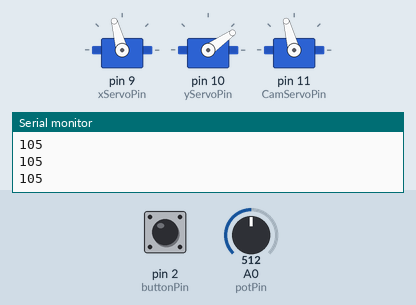
A sketch run on a simulated Arduino Uno, built with avr-gcc and run on an emulated ATmega328P. Parts: 3 × servo, the last lines printed to the serial monitor. The test bench sets the inputs (shaded band); at power-on: A0 (potPin) = 512, pin 2 (buttonPin) LOW.

Above: at 1.2 s.
1.3 s: A0 (potPin) set to 716
At 2.5 s:
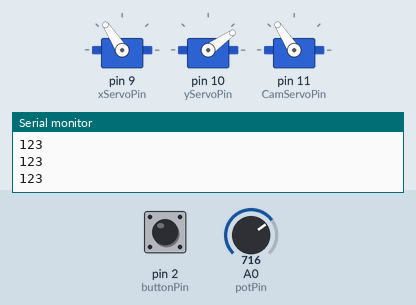
2.9 s: pin 2 (buttonPin) pulled HIGH for 3.2 s
At 3.8 s:
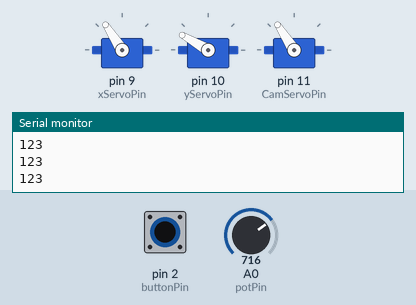
7.9 s: A0 (potPin) set to 900
At 9.1 s:
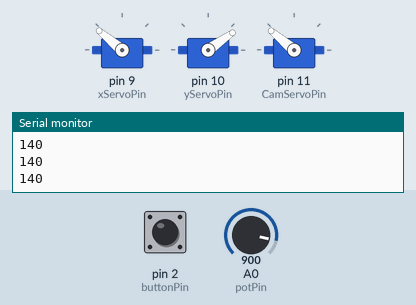
9.5 s: pin 2 (buttonPin) pulled HIGH for 0.25 s
At 10.4 s:
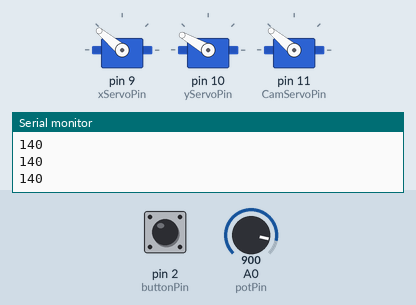
12.1 s: A0 (potPin) set to 306
At 12.6 s:
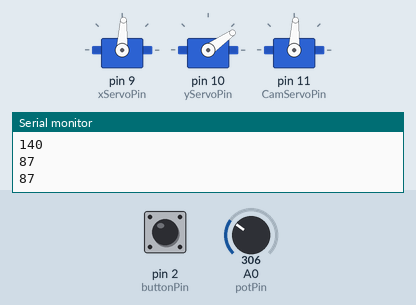
13.7 s: pin 2 (buttonPin) pulled HIGH for 1 s
At 14.6 s:
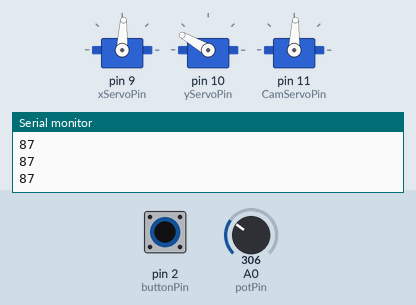
Timing chart, 0 to 16.7 s (numbered marks = the images above; inputs shaded):
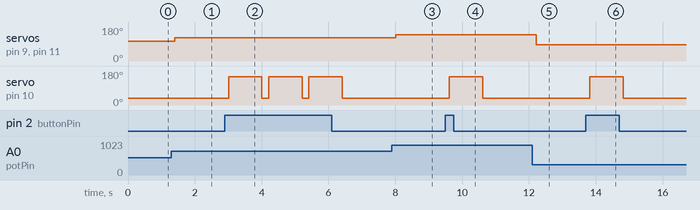

The sketch:

Basket_Throw.ino
```cpp
#include <Servo.h>
#include <time.h>
Servo xServo;
Servo yServo;
Servo CamServo;

int xServoPin = 9; // x axis servo attached
int yServoPin = 10; // y axis servo attached
int CamServoPin = 11; // camera Servo attached
int potPin = A0; // potentiometer pin
int buttonPin = 2; // button pin
int pos;
int position;
int prev_pos=0;
int button=0;
int start = 35;  // angle starting the throw
int stop = 150; // angle finishing the throw


void setup() {
  // setting up the parts
  Serial.begin(9600);
   xServo.attach(xServoPin);
   yServo.attach(yServoPin);
   CamServo.attach(CamServoPin);
   pinMode(potPin,INPUT);
   pinMode(buttonPin,INPUT);
   yServo.write(start);
}

void loop() {
  pos = analogRead(potPin);
  position = int(map(pos,0,674,60,120)); // getting the value from pot' and mapping it in angle between 60 and 120
  // then moving xAxisServo and CameraServo toward this value
  xServo.write(position);
  CamServo.write((position));
  Serial.println(position);

  delay(100);
  button = digitalRead(buttonPin);
  delay(100);
  if(button == HIGH){ // if button is pressed
    yServo.write(stop);  // throw the ball
    delay(1000);
    yServo.write(start); // return to original posetion
  }
}
```

Measured:
- after the input at 1.3 s, servo on pin 9 (xServoPin), servo on pin 11 (CamServoPin): 105° → 123° after 0.10 s
- after the input at 2.9 s, servo on pin 10 (yServoPin): alternates 150° for 1.0 s and 35° for 0.20 s, starting after 0.11 s
- after the input at 7.9 s, servo on pin 9 (xServoPin), servo on pin 11 (CamServoPin): 123° → 140° after 0.11 s
- after the input at 9.5 s, servo on pin 10 (yServoPin): 35° → 150° after 0.12 s, → 35° 1.0 s later
- after the input at 12.1 s, servo on pin 9 (xServoPin), servo on pin 11 (CamServoPin): 140° → 87° after 0.12 s
- after the input at 13.7 s, servo on pin 10 (yServoPin): 35° → 150° after 0.12 s, → 35° 1.0 s later
